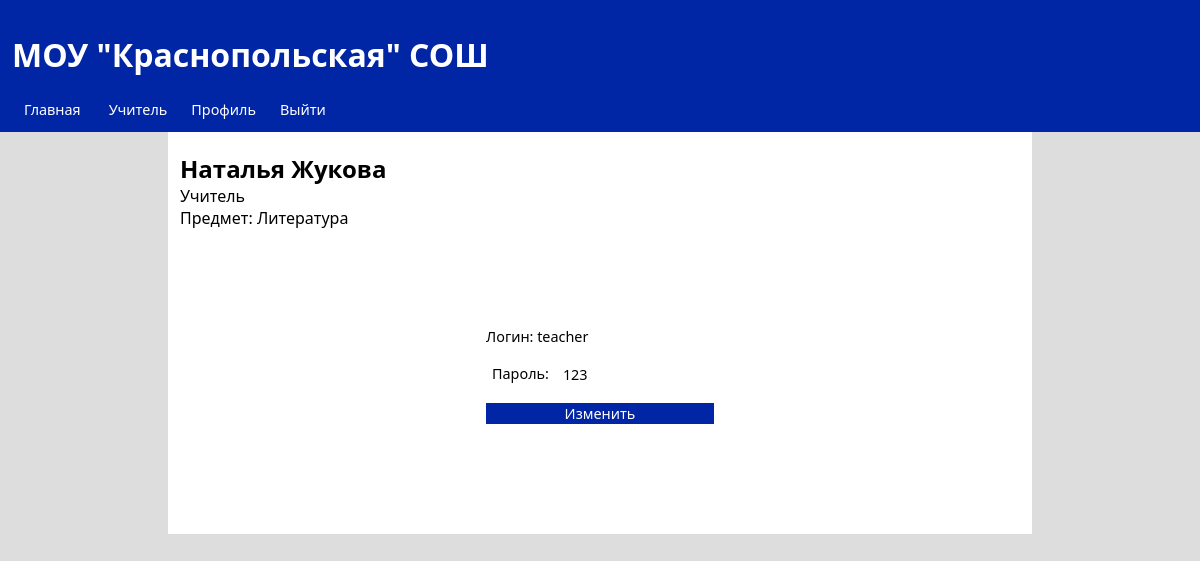
Screenshot of /pages/profile.php (signed in) with the database file from the repository.
### tables this page shows
CREATE TABLE `Users` (
  `id` int NOT NULL,
  `first_name` varchar(255) NOT NULL,
  `last_name` varchar(255) NOT NULL,
  `login` varchar(255) NOT NULL,
  `password` varchar(255) NOT NULL,
  `user_type` int NOT NULL
);

CREATE TABLE `UserType` (
  `id` int NOT NULL,
  `name` varchar(255) NOT NULL
);

CREATE TABLE `Teachers` (
  `id` int NOT NULL,
  `course_id` int NOT NULL,
  `teacher_id` int NOT NULL
);

CREATE TABLE `Courses` (
  `id` int NOT NULL,
  `name` varchar(255) NOT NULL
);

### php/get_user_info.php (the view, shortened to what this page needs)
<div class='user_info'>
        <?php
            if(isset($_SESSION['isLoginned']))
            {
                require("conn.php");
                $sql = "SELECT * FROM Users INNER JOIN UserType ON Users.user_type = UserType.id WHERE Users.id = ".$_SESSION['id'];
                if($result = mysqli_fetch_assoc($conn->query($sql)))
                {
                    echo "<h2>".$result['first_name']." ".$result['last_name']."</h2>";
                    echo "<p>".$result['name']."</p>";
                }
                if($_SESSION['userType'] == 2)
                {
                    $sql = "SELECT * FROM Teachers
                    INNER JOIN Courses ON Teachers.course_id = Courses.id
                    WHERE teacher_id = ".$_SESSION['id'];
                    echo "<p>Предмет: ".mysqli_fetch_assoc($conn->query($sql))['name']."</p>";
                }
            }
        ?>
    </div>

### php/change_user_data.php (shortened to what this page needs)
<div class="user-data">
    <?php
        require("conn.php");
    ?>
    <?php
        $user = mysqli_fetch_array($conn->query("SELECT * FROM Users WHERE id = ".$_SESSION['id']));
    ?>
    <form action="../php/change_user.php" method="POST" class='change_user_form'>
        <p>Логин: <?php echo $user['login']; ?></p>
        <div>
        <label>Пароль: </label>
        <input type="text" name="password" value="<?php  echo $user['password']; ?>">
        </div>
        <input type="submit" value="Изменить">
    </form>
</div>

### css/form.css (style rules this page uses)
form { width: 20vw; padding: 1vw; background-color: white; margin: 10vh auto; display: flex; flex-direction: column; }
form * { margin: .5vw; border: none; font-size: 1.2vw; }
form input[type='submit'] { background-color: rgb(0, 38, 165); color: white; cursor: pointer; }
.change_user_form div { display: flex; flex-direction: row; }

### style.css (style rules this page uses)
body { margin: 0; background-color: rgb(221, 221, 221); }
* { font-family: 'Segoe UI', Tahoma, Geneva, Verdana, sans-serif; }
.user_info { margin: 1vh 0; }
.user_info h2 { margin: 0; }
.user_info p { margin: 0; }

### rows the page displays
users: first_name "Наталья", last_name "Жукова", user_type.name "Учитель", login "teacher", password "123"
teachers: course.name "Литература"
